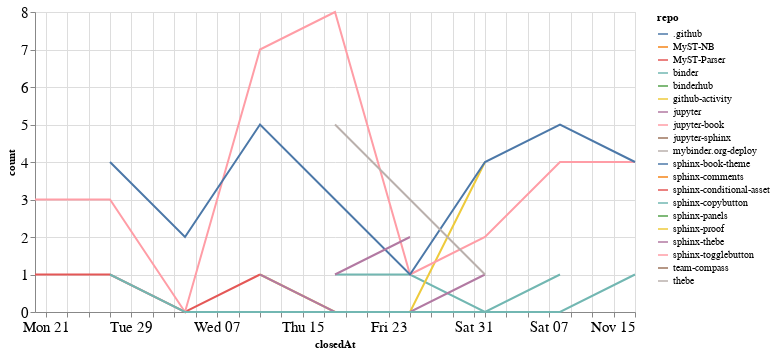

Notebook code cell kept with this figure:
### Code cell
closed_by_time = closed_by.groupby('repo').resample('W', on='closedAt').count()['author'].reset_index()
closed_by_time = closed_by_time.rename(columns={'author': 'count'})

alt.Chart(closed_by_time, width=600).mark_line().encode(
    x='closedAt',
    y='count',
    color='repo',
    tooltip="repo"
)

### Figure 1 — Vega-Lite specification as saved in the notebook (floating-point values rounded to 4 significant figures)
{"config": {"axisLeft": {"labelFontSize": 15}, "axisBottom": {"labelFontSize": 15}}, "data": {"name": "data-6c1969c5b0e37d5aec4014ae3bfbb286"}, "mark": "line", "encoding": {"color": {"type": "nominal", "field": "repo"}, "tooltip": {"type": "nominal", "field": "repo"}, "x": {"type": "temporal", "field": "closedAt"}, "y": {"type": "quantitative", "field": "count"}}, "width": 600, "$schema": "https://vega.github.io/schema/vega-lite/v4.8.1.json", "datasets": {"data-6c1969c5b0e37d5aec4014ae3bfbb286": [{"repo": ".github", "closedAt": "2020-11-08T00:00:00", "count": 1}, {"repo": "MyST-NB", "closedAt": "2020-11-08T00:00:00", "count": 1}, {"repo": "MyST-Parser", "closedAt": "2020-09-20T00:00:00", "count": 1}, {"repo": "MyST-Parser", "closedAt": "2020-09-27T00:00:00", "count": 1}, {"repo": "MyST-Parser", "closedAt": "2020-10-04T00:00:00", "count": 0}, {"repo": "MyST-Parser", "closedAt": "2020-10-11T00:00:00", "count": 1}, {"repo": "binder", "closedAt": "2020-10-18T00:00:00", "count": 1}, {"repo": "binder", "closedAt": "2020-10-25T00:00:00", "count": 1}, {"repo": "binder", "closedAt": "2020-11-01T00:00:00", "count": 0}, {"repo": "binder", "closedAt": "2020-11-08T00:00:00", "count": 0}, {"repo": "binder", "closedAt": "2020-11-15T00:00:00", "count": 1}, {"repo": "binderhub", "closedAt": "2020-11-01T00:00:00", "count": 1}, {"repo": "github-activity", "closedAt": "2020-10-11T00:00:00", "count": 1}, {"repo": "github-activity", "closedAt": "2020-10-18T00:00:00", "count": 0}, {"repo": "github-activity", "closedAt": "2020-10-25T00:00:00", "count": 0}, {"repo": "github-activity", "closedAt": "2020-11-01T00:00:00", "count": 4}, {"repo": "jupyter", "closedAt": "2020-10-11T00:00:00", "count": 1}, {"repo": "jupyter", "closedAt": "2020-10-18T00:00:00", "count": 0}, {"repo": "jupyter", "closedAt": "2020-10-25T00:00:00", "count": 0}, {"repo": "jupyter", "closedAt": "2020-11-01T00:00:00", "count": 1}, {"repo": "jupyter-book", "closedAt": "2020-09-20T00:00:00", "count": 3}, {"repo": "jupyter-book", "closedAt": "2020-09-27T00:00:00", "count": 3}, {"repo": "jupyter-book", "closedAt": "2020-10-04T00:00:00", "count": 0}, {"repo": "jupyter-book", "closedAt": "2020-10-11T00:00:00", "count": 7}, {"repo": "jupyter-book", "closedAt": "2020-10-18T00:00:00", "count": 8}, {"repo": "jupyter-book", "closedAt": "2020-10-25T00:00:00", "count": 1}, {"repo": "jupyter-book", "closedAt": "2020-11-01T00:00:00", "count": 2}, {"repo": "jupyter-book", "closedAt": "2020-11-08T00:00:00", "count": 4}, {"repo": "jupyter-book", "closedAt": "2020-11-15T00:00:00", "count": 4}, {"repo": "jupyter-sphinx", "closedAt": "2020-09-27T00:00:00", "count": 1}, {"repo": "mybinder.org-deploy", "closedAt": "2020-10-18T00:00:00", "count": 1}, {"repo": "sphinx-book-theme", "closedAt": "2020-09-27T00:00:00", "count": 4}, {"repo": "sphinx-book-theme", "closedAt": "2020-10-04T00:00:00", "count": 2}, {"repo": "sphinx-book-theme", "closedAt": "2020-10-11T00:00:00", "count": 5}, {"repo": "sphinx-book-theme", "closedAt": "2020-10-18T00:00:00", "count": 3}, {"repo": "sphinx-book-theme", "closedAt": "2020-10-25T00:00:00", "count": 1}, {"repo": "sphinx-book-theme", "closedAt": "2020-11-01T00:00:00", "count": 4}, {"repo": "sphinx-book-theme", "closedAt": "2020-11-08T00:00:00", "count": 5}, {"repo": "sphinx-book-theme", "closedAt": "2020-11-15T00:00:00", "count": 4}, {"repo": "sphinx-comments", "closedAt": "2020-09-27T00:00:00", "count": 1}, {"repo": "sphinx-conditional-asset", "closedAt": "2020-10-25T00:00:00", "count": 2}, {"repo": "sphinx-copybutton", "closedAt": "2020-09-27T00:00:00", "count": 1}, {"repo": "sphinx-copybutton", "closedAt": "2020-10-04T00:00:00", "count": 0}, {"repo": "sphinx-copybutton", "closedAt": "2020-10-11T00:00:00", "count": 0}, {"repo": "sphinx-copybutton", "closedAt": "2020-10-18T00:00:00", "count": 0}, {"repo": "sphinx-copybutton", "closedAt": "2020-10-25T00:00:00", "count": 0}, {"repo": "sphinx-copybutton", "closedAt": "2020-11-01T00:00:00", "count": 0}, {"repo": "sphinx-copybutton", "closedAt": "2020-11-08T00:00:00", "count": 1}, {"repo": "sphinx-panels", "closedAt": "2020-10-18T00:00:00", "count": 1}, {"repo": "sphinx-proof", "closedAt": "2020-09-27T00:00:00", "count": 1}, {"repo": "sphinx-thebe", "closedAt": "2020-10-18T00:00:00", "count": 1}, {"repo": "sphinx-thebe", "closedAt": "2020-10-25T00:00:00", "count": 2}, {"repo": "sphinx-togglebutton", "closedAt": "2020-10-25T00:00:00", "count": 3}, {"repo": "team-compass", "closedAt": "2020-10-11T00:00:00", "count": 1}, {"repo": "thebe", "closedAt": "2020-10-18T00:00:00", "count": 5}, {"repo": "thebe", "closedAt": "2020-10-25T00:00:00", "count": 3}, {"repo": "thebe", "closedAt": "2020-11-01T00:00:00", "count": 1}]}}
